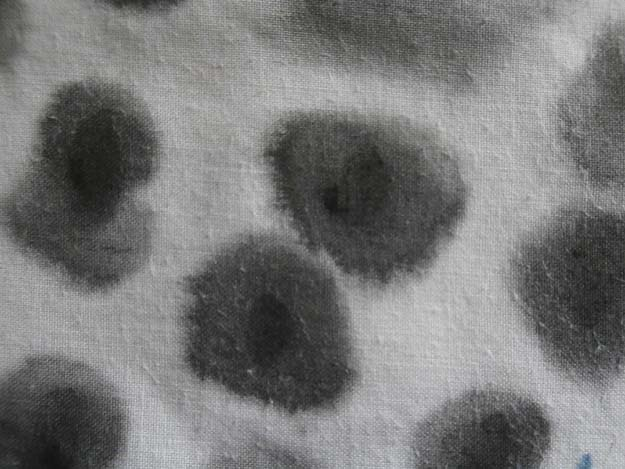
#> input picture wetta2.jpg, 625 x 469 px
$ python OtsuThreshold.py wetta2.jpg
#> lines starting #> are read from the running program, lines starting #| are printed output that depends on the picture; after the words box and inside, x2 and y2 are one past the last pixel; in counts of white or black regions, pixels touching at a corner belong together
import sys
import numpy as np
import cv2


def main(argv):

    img = cv2.imread('wetta2.jpg')
#> img is the input picture: shape (469, 625, 3); mean B, G, R 120.1, 120.5, 120.3
    gray_image = cv2.cvtColor(img, cv2.COLOR_BGR2GRAY)
    cv2.imshow("original img",gray_image)
    cv2.waitKey(0)
    ret, otsu = cv2.threshold(gray_image,0,255,cv2.THRESH_OTSU)
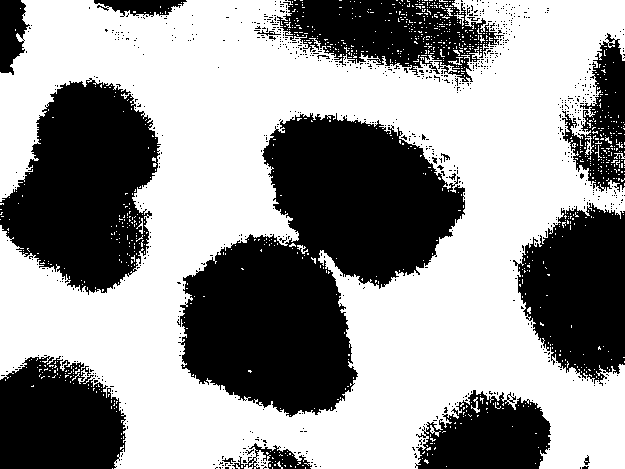
#> otsu: shape (469, 625); 58.1% white; 825 black regions (807 under 20 px), largest, box (x1, y1, x2, y2) and area: (177, 113, 465, 417) 46627, (0, 78, 161, 295) 22600, (513, 203, 625, 386) 14126
#> ret = 113
    cv2.imshow("otsu img",otsu)
    cv2.waitKey(0)

    blur = cv2.GaussianBlur(gray_image,(7,7),0)
    cv2.imshow("blur img",blur)
    cv2.waitKey(0)

    ret, otsu = cv2.threshold(blur,0,255,cv2.THRESH_OTSU)
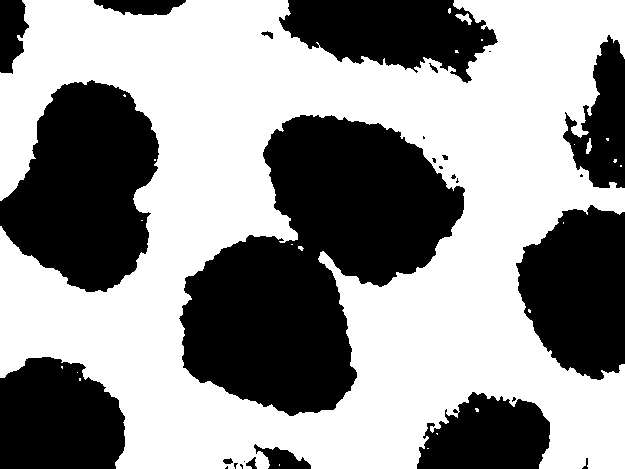
#> otsu: shape (469, 625); 57.5% white; 28 black regions (12 under 20 px), largest, box (x1, y1, x2, y2) and area: (179, 115, 465, 416) 47114, (0, 80, 159, 292) 23073, (516, 205, 625, 380) 14401
#> ret = 114
    cv2.imshow("otsu blur img",otsu)
    cv2.waitKey(0)

    pass

if __name__ == "__main__":
    main(sys.argv)

$ run again, with wetta.jpg copied over wetta2.jpg
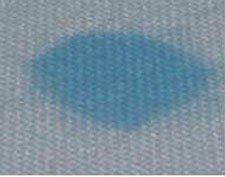
#> input picture wetta.jpg, 225 x 177 px
#> in main, img is the input picture: shape (177, 225, 3); mean B, G, R 157.6, 143.4, 120.5
#> in main, `ret, otsu = cv2.threshold(gray_image,0,255,cv2.THRESH_OTSU)`:
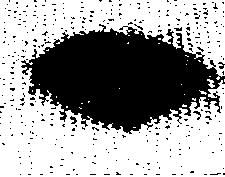
#> otsu: shape (177, 225); 62.4% white; 348 black regions (343 under 20 px), largest, box (x1, y1, x2, y2) and area: (21, 24, 225, 134) 13772, (70, 116, 77, 124) 31, (193, 111, 201, 120) 27, (218, 62, 225, 69) 25, (174, 27, 182, 31) 20
#> in main, `ret, otsu = cv2.threshold(gray_image,0,255,cv2.THRESH_OTSU)`: ret = 134
#> in main, `ret, otsu = cv2.threshold(blur,0,255,cv2.THRESH_OTSU)`:
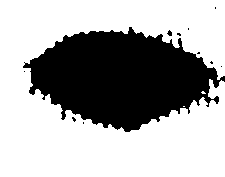
#> otsu: shape (177, 225); 66.4% white; 11 black regions (9 under 20 px), largest, box (x1, y1, x2, y2) and area: (23, 27, 225, 132) 13318, (167, 30, 172, 36) 20
#> in main, `ret, otsu = cv2.threshold(blur,0,255,cv2.THRESH_OTSU)`: ret = 133
